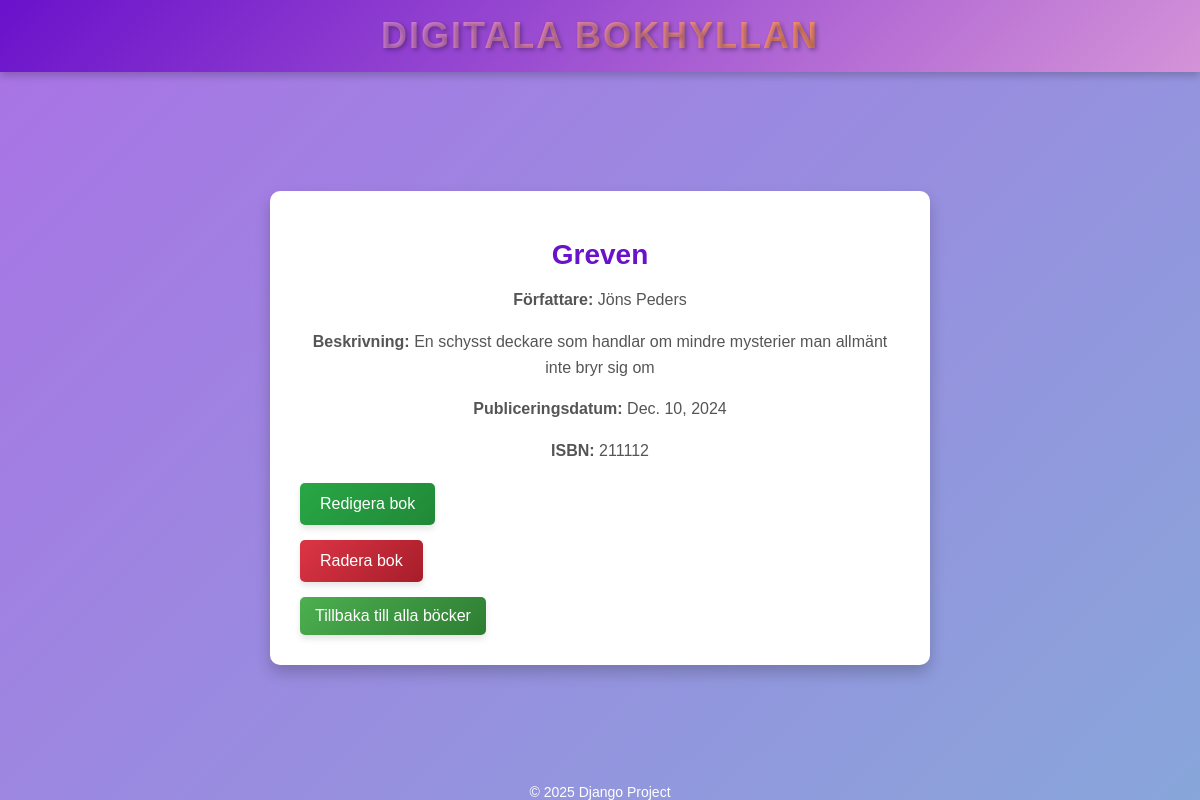
Page /books/3/ on the committed database.
### books/models.py (models this page shows, shortened)
class Book(models.Model):
    title = models.CharField(max_length=200)
    author = models.CharField(max_length=100)
    description = models.TextField(blank=True, null=True)
    published_date = models.DateField()
    isbn = models.CharField(max_length=13, unique=True)
    created_at = models.DateTimeField(auto_now_add=True)
    updated_at = models.DateTimeField(auto_now=True)

### books/views.py (the view)
# urls.py: path('books/<int:pk>/', book_detail, name='book-detail'),  # Visa detaljer om en bok
def book_detail(request, pk):
    book = get_object_or_404(Book, pk=pk)  # Hämta boken eller visa 404
    return render(request, 'books/book_detail.html', {'book': book})

### books/templates/books/book_detail.html (shortened to what this page needs)
{% extends 'books/base.html' %}
{% block content %}
<div class="container book-detail-container">
    <h1 class="main-title">{{ book.title }}</h1>
    <div class="description">
        <p><strong>Författare:</strong> {{ book.author }}</p>
        <p><strong>Beskrivning:</strong> {{ book.description }}</p>
        <p><strong>Publiceringsdatum:</strong> {{ book.published_date }}</p>
        <p><strong>ISBN:</strong> {{ book.isbn }}</p>
    </div>
    <div class="button-group">
        <a href="{% url 'edit-book' pk=book.id %}" class="btn edit-btn">Redigera bok</a>
        <form action="{% url 'delete-book' pk=book.id %}" method="post" style="display: inline;">
            <button type="submit" class="btn delete-btn" onclick="return confirm('Är du säker på att du vill radera denna bok?')">Radera bok</button>
        </form>
        <a href="{% url 'book-list' %}" class="btn home-btn">Tillbaka till alla böcker</a>
    </div>
</div>
{% endblock %}

### books/static/books/styles.css (style rules this page uses)
body { font-family: Arial, sans-serif; background: linear-gradient(135deg, #aa72e5, #88a6da); color: #333; margin: 0; display: flex; flex-direction: column; min-height: 100vh; }
.main-title { color: #6a11cb; font-size: 32px; text-align: center; margin-bottom: 15px; }
.description { font-size: 18px; text-align: center; color: #555; margin-bottom: 20px; }
.btn { display: inline-block; padding: 10px 20px; font-size: 16px; text-align: center; text-decoration: none; color: white; background: linear-gradient(135deg, #6a11cb, #2575fc); border-radius: 5px; cursor: pointer; transition: background 0.3s ease; }
.btn { display: inline-block; padding: 10px 15px; font-size: 14px; text-align: center; text-decoration: none; color: white; background: linear-gradient(135deg, #6a11cb, #2575fc); border-radius: 5px; cursor: pointer; transition: background 0.3s ease; border: none; }
.edit-btn { background: linear-gradient(135deg, #28a745, #218838); }
.delete-btn { background: linear-gradient(135deg, #dc3545, #a71d2a); }
.main-title { color: #6a11cb; font-size: 28px; text-align: center; margin-bottom: 15px; }
.btn { display: inline-block; padding: 12px 20px; font-size: 16px; color: #fff; text-align: center; text-decoration: none; border-radius: 5px; cursor: pointer; transition: background 0.3s ease, box-shadow 0.3s ease; box-shadow: 0 4px 6px rgba(0, 0, 0, 0.1); }
.home-btn { background: linear-gradient(135deg, #6a11cb, #2575fc); }
.main-title { font-size: 28px; color: #6a11cb; text-align: center; margin-bottom: 15px; }
.description { font-size: 18px; color: #555; text-align: center; margin-bottom: 20px; }
.button-group { display: flex; justify-content: space-between; gap: 10px; }
.book-detail-container { max-width: 600px; margin: 40px auto; padding: 30px; background: #ffffff; border-radius: 10px; box-shadow: 0 8px 15px rgba(0, 0, 0, 0.2); }
.book-detail-container p { font-size: 16px; color: #555; line-height: 1.6; margin-bottom: 15px; }
.button-group { display: flex; flex-direction: column; gap: 15px; margin-top: 20px; align-items: flex-start; }
.home-btn { display: inline-block; padding: 10px 15px; font-size: 16px; text-align: center; color: white; text-decoration: none; background: linear-gradient(135deg, #4caf50, #2e7d32); border-radius: 5px; transition: background 0.3s ease, box-shadow 0.3s ease; box-shadow: 0 4px 6px rgba(0, 0, 0, 0.1); }

### rows in the picture
Book: title "Greven", author "Jöns Peders", description "En schysst deckare som handlar om mindre mysterier man allmänt inte bryr sig om", published_date "Dec. 10, 2024", isbn "211112"
